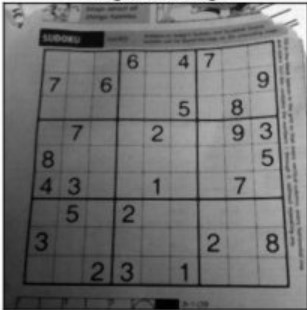
#> input picture _site/assets/images/bai10/text.jpg, 307 x 310 px
$ python adaptive_threshold.py
#> lines starting #> are read from the running program, lines starting #| are printed output that depends on the picture; after the words box and inside, x2 and y2 are one past the last pixel; in counts of white or black regions, pixels touching at a corner belong together
import numpy as np
import cv2
import matplotlib.pyplot as plt

gray_img = cv2.imread('text.jpg',0)
#> gray_img is the input picture: shape (310, 307); min 0, max 255, mean 113
blurred = cv2.GaussianBlur(gray_img,(5,5),0)

# Apply threhold
_, thresh_img = cv2.threshold(blurred, 125, 255, cv2.THRESH_BINARY)
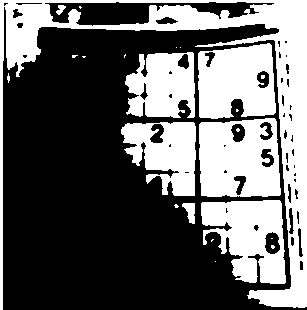
#> thresh_img: shape (310, 307); 39.4% white; 23 white regions (15 under 20 px), largest, box (x1, y1, x2, y2) and area: (0, 0, 307, 310) 14972, (199, 118, 281, 197) 5390, (201, 200, 286, 284) 4818
_, otsu_img = cv2.threshold(blurred, 0, 255, \
                cv2.THRESH_BINARY | cv2.THRESH_OTSU)
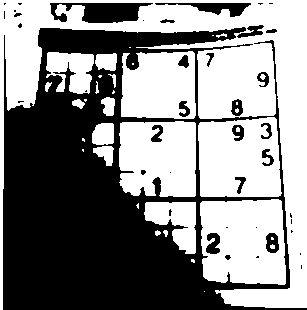
#> otsu_img: shape (310, 307); 53.7% white; 41 black regions (20 under 20 px), largest, box (x1, y1, x2, y2) and area: (3, 27, 307, 310) 40365, (50, 3, 153, 23) 1311, (155, 3, 251, 17) 566
thresh = cv2.adaptiveThreshold(blurred, 255,
	cv2.ADAPTIVE_THRESH_GAUSSIAN_C, cv2.THRESH_BINARY, 21, 4)
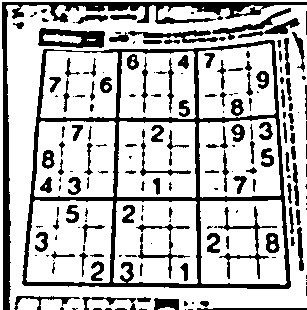
#> thresh: shape (310, 307); 74.5% white; 192 black regions (75 under 20 px), largest, box (x1, y1, x2, y2) and area: (22, 40, 291, 289) 7557, (2, 2, 307, 310) 4276, (38, 28, 105, 48) 835

fig = plt.figure(figsize=(12, 10))

fig.add_subplot(221)
plt.title('Original')
plt.set_cmap('gray')
plt.axis('off')
plt.imshow(gray_img)

fig.add_subplot(222)
plt.title('T = 125')
plt.axis('off')
plt.imshow(thresh_img)
plt.set_cmap('gray')

fig.add_subplot(223)
plt.title('Otsu')
plt.axis('off')
plt.set_cmap('gray')
plt.imshow(otsu_img)

fig.add_subplot(224)
plt.title('Adp')
plt.imshow(thresh)
plt.axis('off')
plt.set_cmap('gray')

plt.show()
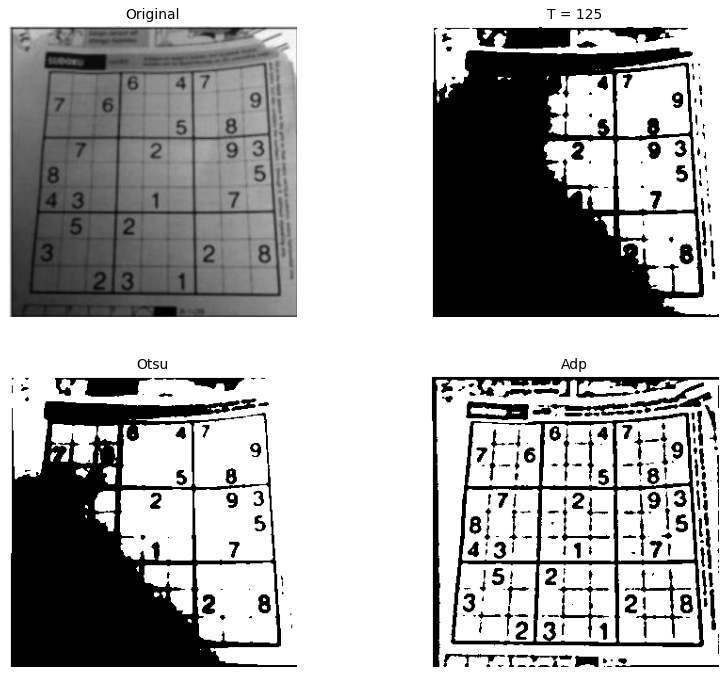
#> figure drawn by matplotlib, 4 panels

$ run again, with _site/assets/images/bai10/anh1.jpg copied over _site/assets/images/bai10/text.jpg
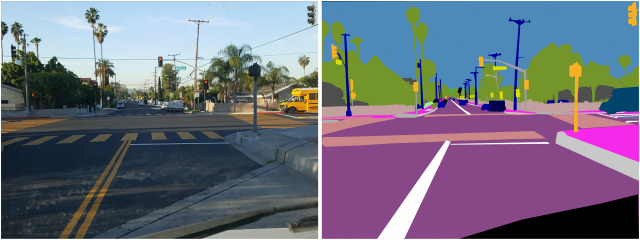
#> input picture _site/assets/images/bai10/anh1.jpg, 640 x 240 px
#> `_, thresh_img = cv2.threshold(blurred, 125, 255, cv2.THRESH_BINARY)`:
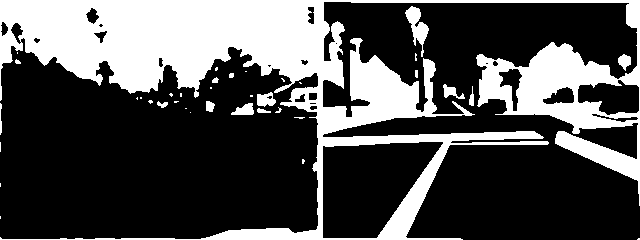
#> thresh_img: shape (240, 640); 31% white; 38 white regions (23 under 20 px), largest, box (x1, y1, x2, y2) and area: (0, 0, 640, 240) 45869, (405, 6, 429, 57) 500, (257, 92, 276, 107) 196
#> otsu_img: shape (240, 640); 22.9% white; 46 white regions (23 under 20 px), largest, box (x1, y1, x2, y2) and area: (0, 0, 640, 240) 29977, (505, 62, 640, 195) 3608, (455, 141, 549, 145) 205
#> `thresh = cv2.adaptiveThreshold(blurred, 255, cv2.ADAPTIVE_THRESH_GAUSS..`:
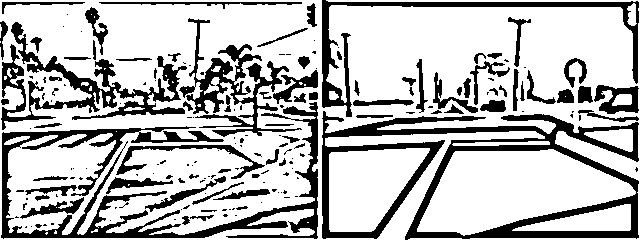
#> thresh: shape (240, 640); 73.2% white; 179 black regions (101 under 20 px), largest, box (x1, y1, x2, y2) and area: (322, 111, 639, 240) 10527, (1, 102, 318, 239) 8076, (1, 22, 187, 130) 4609
